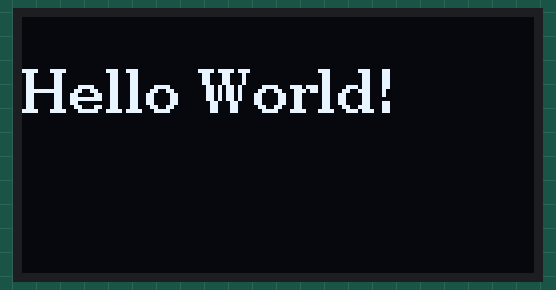
Recording of a sketch running on a simulated Arduino Uno, built with avr-gcc and run on an emulated ATmega328P. On the bench: 128×64 one-colour display.

Above: at 0.3 s.

The sketch:

u8g2_hello_world.ino
```cpp
#include <Arduino.h>
#include <U8g2lib.h>
#include <SPI.h>

// Descomentar la línea correspondiente al modelo de pantalla a usar
// En PensActius, el modelo de 1.3 pulgadas es el modelo SH1106,
// y la de 0.96 pulgadas es el modelo SSD1306.
U8G2_SSD1306_128X64_NONAME_1_4W_HW_SPI u8g2(U8G2_R0, /* cs=ss*/ 10, /* dc=*/ 9, /* reset=*/ 8);
//U8G2_SH1106_128X64_NONAME_1_4W_HW_SPI u8g2(U8G2_R0, /* cs=*/ 10, /* dc=*/ 9, /* reset=*/ 8);

void setup() {
  u8g2.begin();

}

void loop() {
  u8g2.firstPage();
  do {
    u8g2.setFont(u8g2_font_ncenB10_tr);
    u8g2.drawStr(0,24,"Hello World!");
  } while ( u8g2.nextPage() );
}
```
